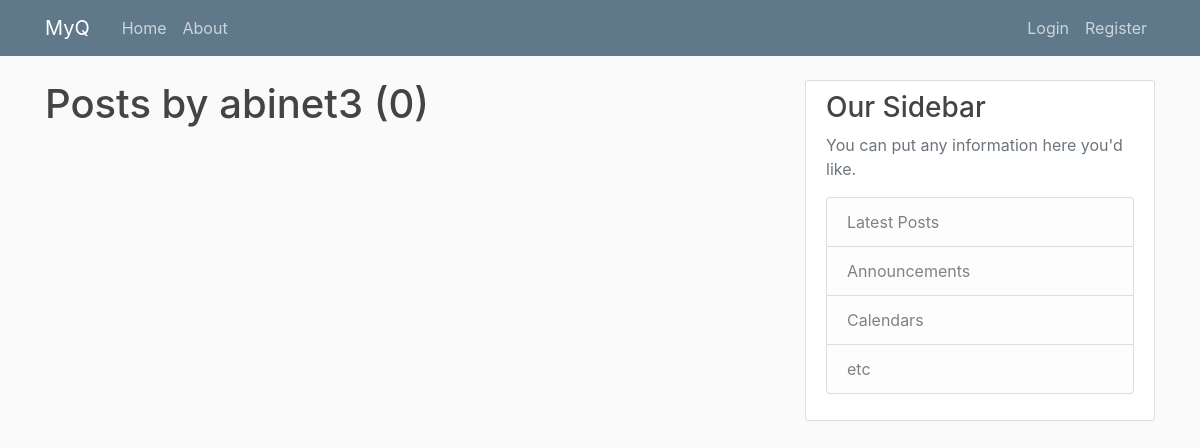
The page /blog/user/abinet3 on the database as committed earlier.
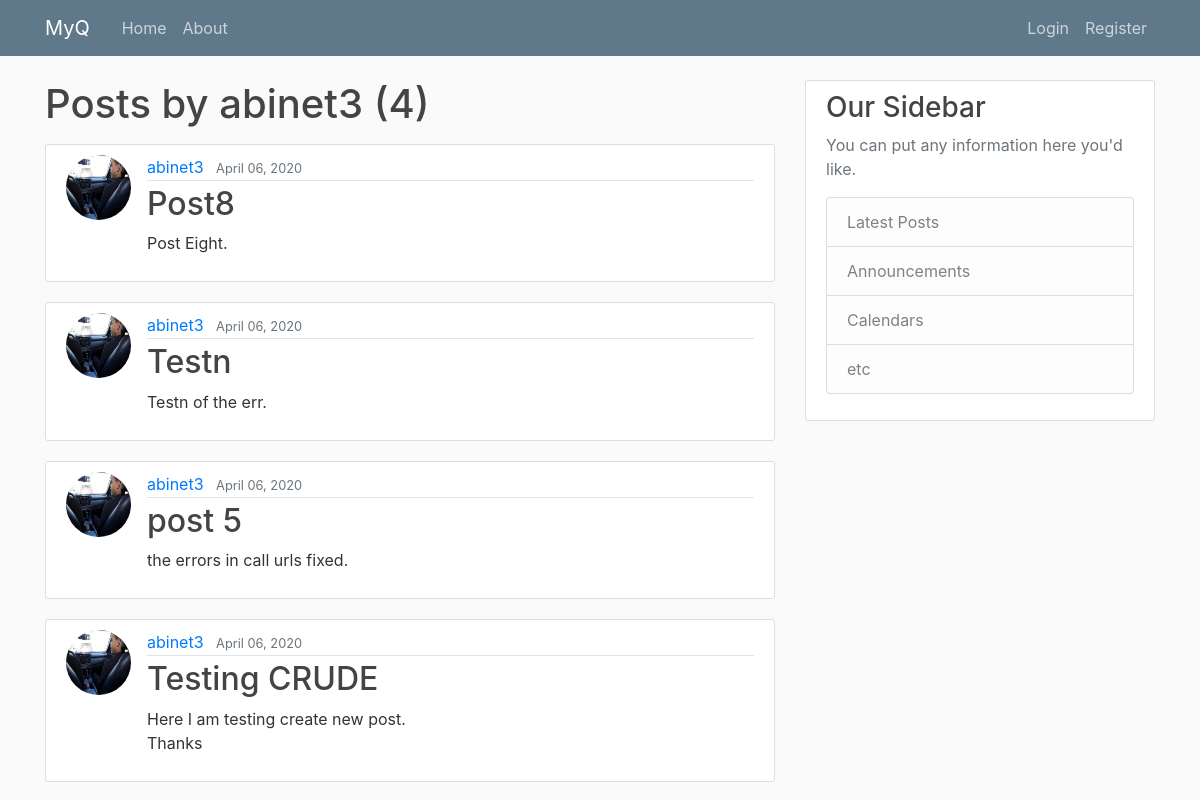
The same page on the database as committed later.
### blog/models.py (models this page shows, shortened)
class Post(models.Model):
    title = models.CharField(max_length=100)
    content = models.TextField()
    date_posted = models.DateTimeField(default=timezone.now)
    author = models.ForeignKey(User, on_delete=models.CASCADE)

### users/models.py (models this page shows, shortened)
class Profile(models.Model):
    user = models.OneToOneField(User, on_delete=models.CASCADE)
    image = models.ImageField(default='default.jpg', upload_to='profile_pics')

### blog/views.py (the view)
# urls.py: path('user/<str:username>', UserPostListView.as_view(), name='user-posts'),
class UserPostListView(ListView):
    model = Post
    template_name = 'blog/user_posts.html'  # <app>/<model>_<viewtype>.html
    context_object_name = 'posts'
    paginate_by = 5
    def get_queryset(self):
        user = get_object_or_404(User, username=self.kwargs.get('username'))
        return Post.objects.filter(author=user).order_by('-date_posted')

### blog/templates/blog/user_posts.html (shortened to what this page needs)
{% extends "blog/base.html" %}
{% block content %}
    <h1 class="mb-3">Posts by {{ view.kwargs.username }} ({{ page_obj.paginator.count }})</h1>
    {% for post in posts %}
        <article class="media content-section">
          <img class="rounded-circle article-img" src="{{ post.author.profile.image.url }}">
          <div class="media-body">
            <div class="article-metadata">
              <a class="mr-2" href="{% url 'user-posts' post.author.username %}">{{ post.author }}</a>
              <small class="text-muted">{{ post.date_posted|date:"F d, Y" }}</small>
            </div>
            <h2><a class="article-title" href="{% url 'post-detail' post.id %}">{{ post.title }}</a></h2>
            <p class="article-content">{{ post.content }}</p>
          </div>
        </article>
    {% endfor %}
{% endblock content %}

### blog/templates/blog/base.html (shortened to what this page needs)
{% load static %}
<!DOCTYPE html>
<html>
<head>
    <link rel="stylesheet" href="https://maxcdn.bootstrapcdn.com/bootstrap/4.0.0/css/bootstrap.min.css">
    <link rel="stylesheet" type="text/css" href="{% static 'blog/main.css' %}">
</head>
<body>
    <header class="site-header">
      <nav class="navbar navbar-expand-md navbar-dark bg-steel fixed-top">
        <div class="container">
          <a class="navbar-brand mr-4" href="{% url 'blog-home' %}">MyQ</a>
          <div class="collapse navbar-collapse" id="navbarToggle">
            <div class="navbar-nav mr-auto">
              <a class="nav-item nav-link" href="{% url 'blog-home' %}">Home</a>
              <a class="nav-item nav-link" href="{% url 'blog-about' %}">About</a>
            </div>
            <div class="navbar-nav">
              {% if user.is_authenticated %}
              <a class="nav-item nav-link" href="{% url 'profile' %}">Profile</a>
              <a class="nav-item nav-link" href="{% url 'logout' %}">Logout</a>
              {%else %}
              <a class="nav-item nav-link" href="{% url 'login' %}">Login</a>
            <a class="nav-item nav-link" href="{% url 'register' %}">Register</a>
            {% endif %}
            </div>
          </div>
        </div>
      </nav>
    </header>
    <main role="main" class="container">
      <div class="row">
        <div class="col-md-8">
          {% block content %}{% endblock %}
        </div>
        <div class="col-md-4">
          <div class="content-section">
            <h3>Our Sidebar</h3>
            <p class='text-muted'>You can put any information here you'd like.
              <ul class="list-group">
                <li class="list-group-item list-group-item-light">Latest Posts</li>
                <li class="list-group-item list-group-item-light">Announcements</li>
                <li class="list-group-item list-group-item-light">Calendars</li>
                <li class="list-group-item list-group-item-light">etc</li>
              </ul>
            </p>
          </div>
        </div>
      </div>
    </main>
</body>
</html>

### blog/static/blog/main.css (style rules this page uses)
body { background: #fafafa; color: #333333; margin-top: 5rem; }
h1, h2, h3, h4, h5, h6 { color: #444444; }
ul { margin: 0; }
.bg-steel { background-color: #5f788a; }
.site-header .navbar-nav .nav-link { color: #cbd5db; }
.content-section { background: #ffffff; padding: 10px 20px; border: 1px solid #dddddd; border-radius: 3px; margin-bottom: 20px; }
.article-title { color: #444444; }
.article-content { white-space: pre-line; }
.article-img { height: 65px; width: 65px; margin-right: 16px; }
.article-metadata { padding-bottom: 1px; margin-bottom: 4px; border-bottom: 1px solid #e3e3e3 }

Rows that differ between the two databases and show on the page:
added Post: author.profile.image (placeholder picture), author "abinet3", date_posted "April 06, 2020", title "Post8", content "Post Eight."
added Post: author.profile.image (placeholder picture), author "abinet3", date_posted "April 06, 2020", title "Testn", content "Testn of the err."
added Post: author.profile.image (placeholder picture), author "abinet3", date_posted "April 06, 2020", title "post 5", content "the errors in call urls fixed."
added Post: author.profile.image (placeholder picture), author "abinet3", date_posted "April 06, 2020", title "Testing CRUDE", content "Here I am testing create new post. Thanks"
Other text that changed with them:
{{ page_obj.paginator.count }}: "0" → "4"
